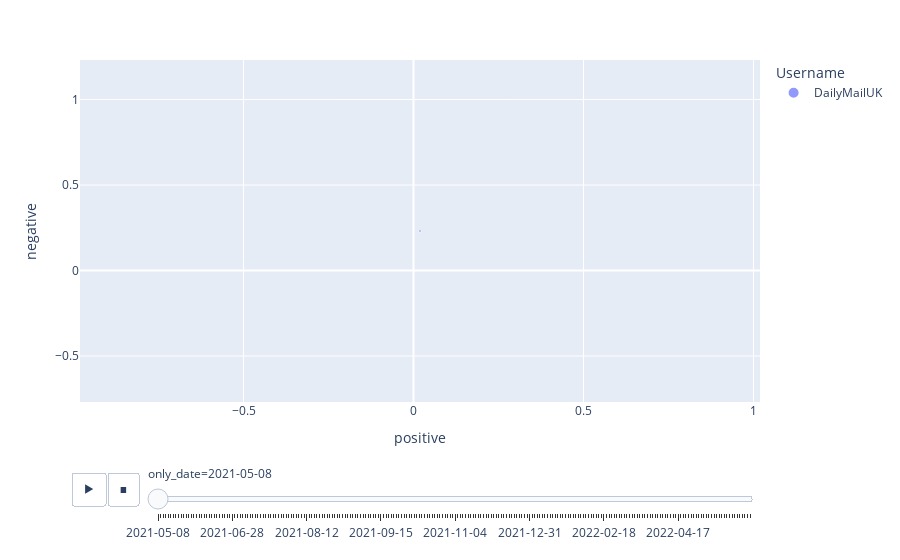

Notebook code for this chart:
### Code cell
fig = px.scatter(df, x="positive", y= "negative", size="Like Count", color="Username", hover_name="Username", animation_frame= 'only_date')
fig
